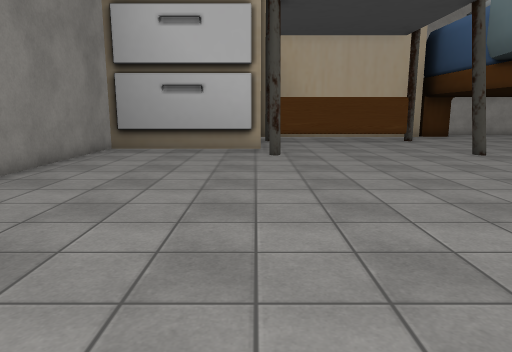
[1] (above)

16 first-person views from a walk through a 3-D level made in the Unity game engine. The camera is 1.4 m above the floor, tilts 10° down and sees 70° across. The floor is counted in squares, 1 m on a side. Each view is taken from the middle of a square. On the plan, view 1 faces up. The plan holds only what a view shows up to about 16 squares ahead; the rest is blank. Some surface patterns are stand-ins.

[2]
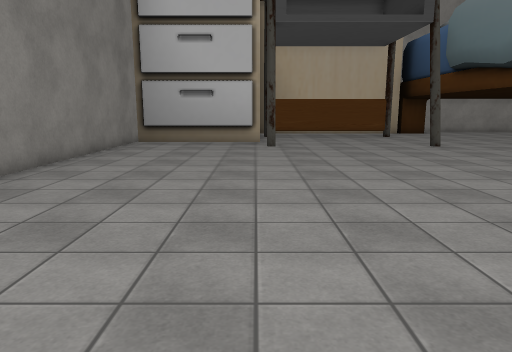

[3]
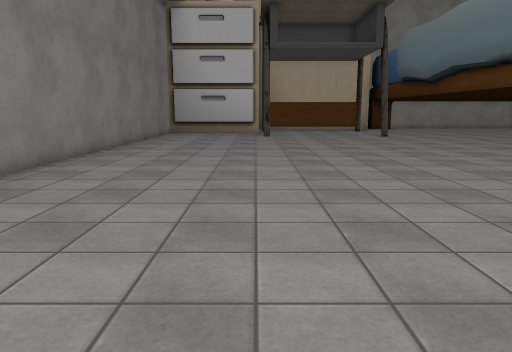

[4]
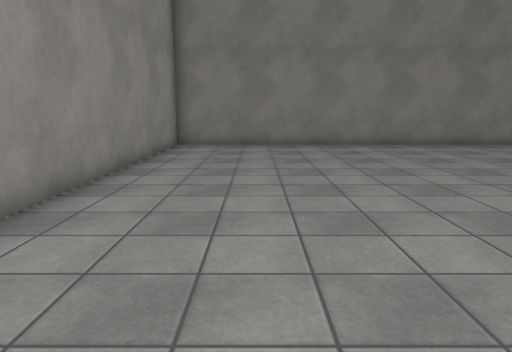

[5]
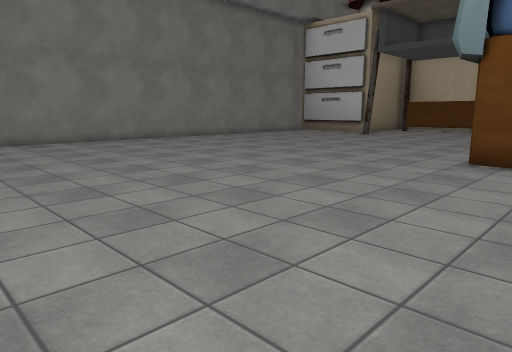

[6]
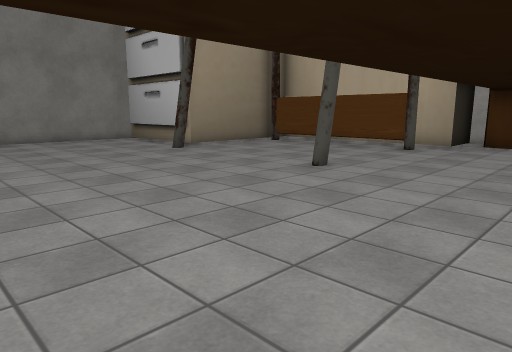

[7]
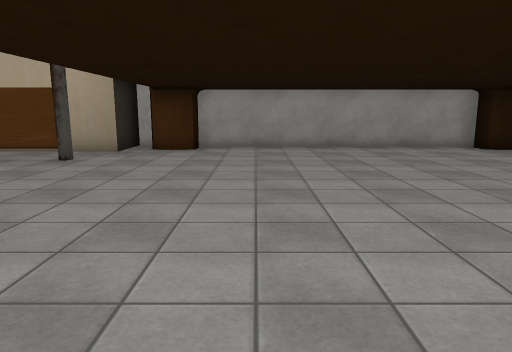

[8]
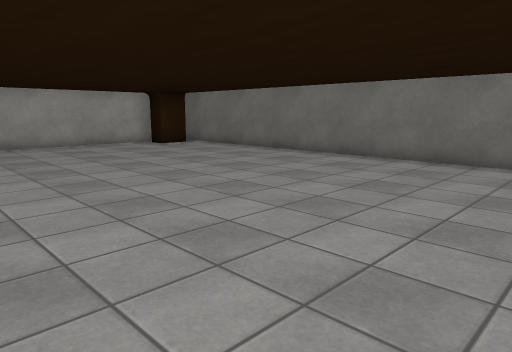

[9]
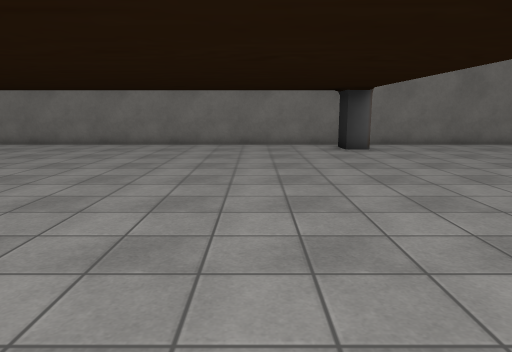

[10]
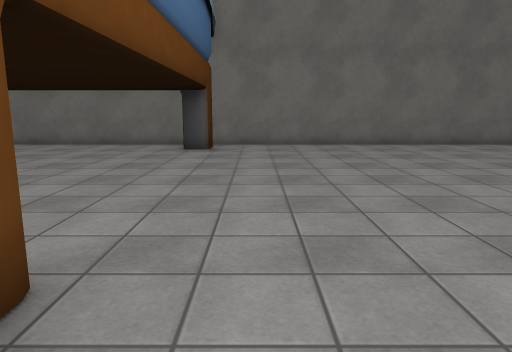

[11]
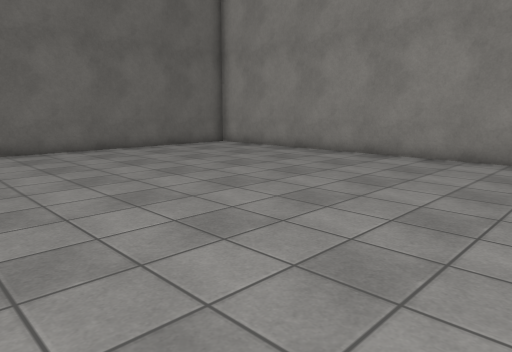

[12]
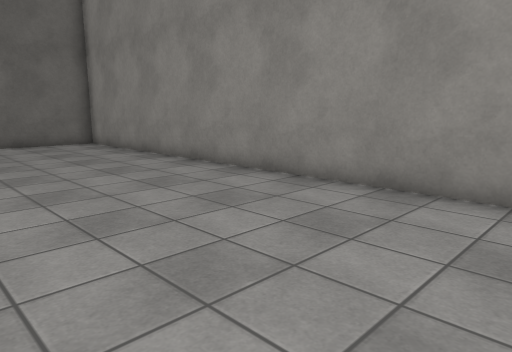

[13]
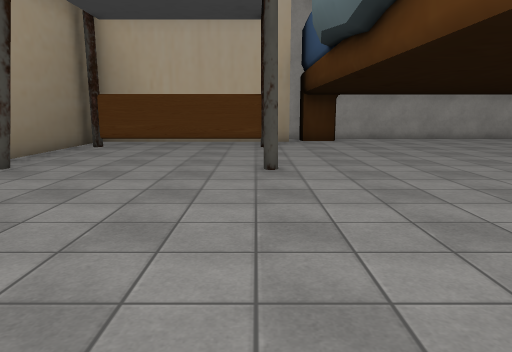

[14]
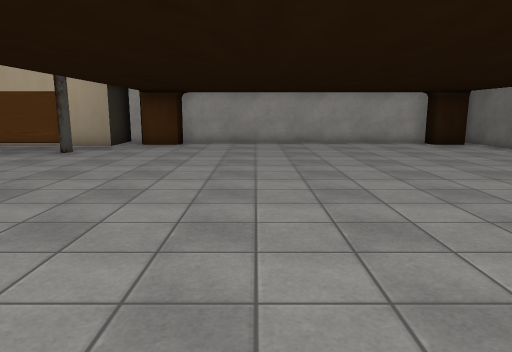

[15]
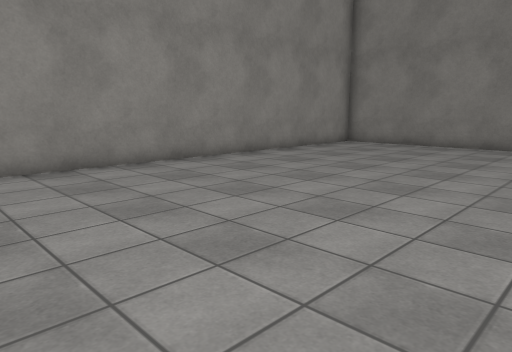

[16]
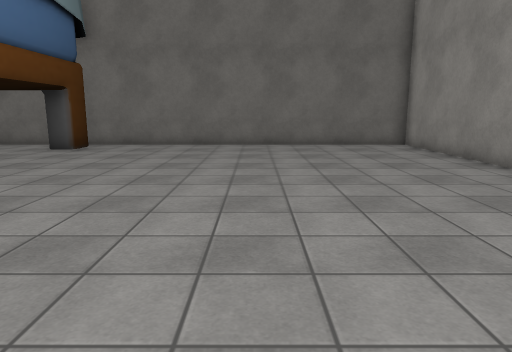

### Floor plan
Points are (right, up) in squares from view 1. A wall is a line through its corners. A room is listed if a view was taken in it or the views show most of it. See-through windows are left out.
Room 1 (views 1, 2, 3, 4, 5, 6, 7, 8, 9, 10, 11, 12, 13, 14, 15, 16)
walls: (10.6, 1.7) (9.4, 1.7); (7.3, 11.8) (7.1, 12.3); (7.2, 11.9) (7.2, 12.4); (21.8, 2.7) (22.6, 2.7); (0.9, 12.3) (0.7, 11.8); (22.6, 1.7) (21.5, 1.7) (21.5, 2.5); (-0.1, 12.8) (-4.9, 12.8); (7.2, 17.6) (0.8, 17.6); (10.8, 21.2) (10.8, 20.4) (9.4, 20.4); (0.2, 18.4) (0.2, 13) (-5.1, 13); (8.5, 21.4) (8.5, 19) (3.9, 19); (8.9, 21.9) (8.2, 21.9); (-5.6, 14.2) (-5.6, -11.4) (23.6, -11.4) (23.6, 21.4); (21.5, 20.5) (21.5, 21.1); (22.6, 20.4) (21.8, 20.4); (22, 21.9) (10.6, 21.9)

Where each view was taken, in squares from view 1:
view 1: 0 up, 0 right, facing up
view 2: 3 down, 0 right, facing up
view 3: 9 down, 0 right, facing up
view 4: 8 down, 10 right, facing left
view 5: 9 down, 12 right, facing up-left
view 6: 4 up, 13 right, facing up-left
view 7: 7 up, 13 right, facing up
view 8: 6 up, 13 right, facing up-right
view 9: 6 up, 8 right, facing right
view 10: 0 up, 8 right, facing right
view 11: 0 up, 10 right, facing down-right
view 12: 5 down, 7 right, facing down-right
view 13: 3 up, 7 right, facing up
view 14: 5 up, 14 right, facing up
view 15: 2 down, 10 right, facing down-left
view 16: 5 down, 8 right, facing right
